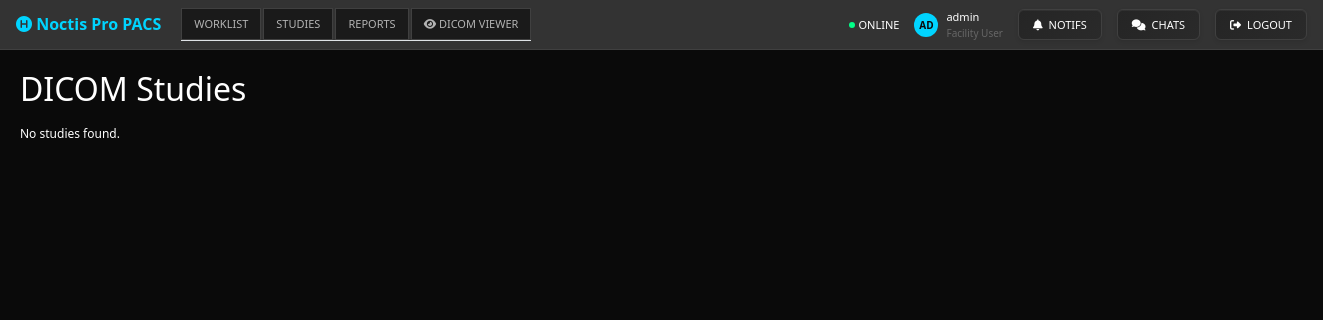
/dicom-viewer/web/ (signed in), run on an earlier commit of the app's database.
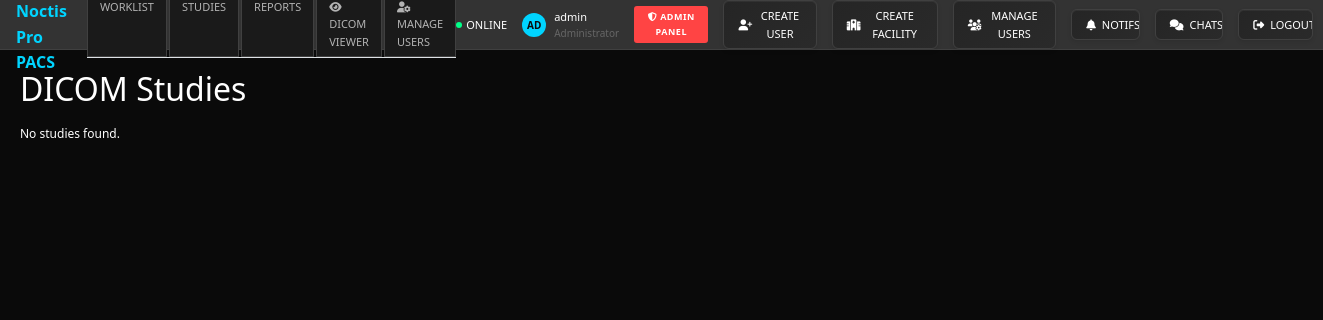
And on a later commit of the database.
### dicom_viewer/views.py (the view)
# urls.py: path('web/', views.web_index, name='index'),
@login_required
def web_index(request):
    if hasattr(request.user, 'is_facility_user') and request.user.is_facility_user():
        studies = Study.objects.filter(facility=request.user.facility).order_by('-study_date')[:50]
    else:
        studies = Study.objects.order_by('-study_date')[:50]
    return render(request, 'dicom_viewer/index.html', {'studies': studies})

### accounts/models.py (called while the page is built)
    def is_facility_user(self):
        return self.role == 'facility'

### templates/dicom_viewer/index.html
{% extends 'base.html' %}
{% block content %}
<div style="padding: 20px; color: #fff;">
  <h2 style="margin-bottom: 16px;">DICOM Studies</h2>
  <div>
    {% if studies %}
      <ul>
        {% for s in studies %}
          <li style="margin: 8px 0;">
            <a href="{% url 'dicom_viewer:viewer' %}?study={{ s.id }}">{{ s.accession_number }} - {{ s.patient.full_name }} ({{ s.modality.code }})</a>
          </li>
        {% endfor %}
      </ul>
    {% else %}
      <p>No studies found.</p>
    {% endif %}
  </div>
</div>
{% endblock %}

### templates/base.html (shortened to what this page needs)
<!DOCTYPE html>
<html lang="en">
<head>
    <link href="https://cdn.jsdelivr.net/npm/bootstrap@5.3.0/dist/css/bootstrap.min.css" rel="stylesheet">
    <link href="https://cdnjs.cloudflare.com/ajax/libs/font-awesome/6.4.0/css/all.min.css" rel="stylesheet">
    {% load static %}
    {% load dicts %}
    <link rel="stylesheet" href="{% static 'css/noctis-dashboard-style.css' %}">
    <link href="{% static 'css/dicom-viewer-buttons.css' %}" rel="stylesheet">
</head>
<body class="bg-medical">
{% if not hide_navbar %}
    <nav class="top-navbar" role="navigation" aria-label="Main Navigation">
        <div class="nav-left">
            <div class="logo"><i class="fas fa-hospital-symbol"></i> Noctis Pro PACS</div>
            <div class="nav-tabs">
                <div class="nav-tab{% if request.resolver_match and request.resolver_match.namespace == 'worklist' %} active{% endif %}" onclick="window.location.href='{% url 'worklist:dashboard' %}'">WORKLIST</div>
                <div class="nav-tab" onclick="window.location.href='{% url 'worklist:study_list' %}'">STUDIES</div>
                <div class="nav-tab" onclick="window.location.href='{% url 'reports:report_list' %}'">REPORTS</div>
                <div class="nav-tab" onclick="window.location.href='{% url 'dicom_viewer:viewer' %}'"><i class="fas fa-eye"></i> DICOM VIEWER</div>
                {% if user.is_authenticated and user.role == 'admin' %}
                <div class="nav-tab" onclick="window.location.href='{% url 'admin_panel:user_management' %}'"><i class="fas fa-user-cog"></i> MANAGE USERS</div>
                {% endif %}
            </div>
        </div>
        <div class="nav-right">
            <div class="status-indicator">
                <div class="status-dot"></div>
                <span>ONLINE</span>
            </div>
            <div class="user-info">
                <div class="user-avatar">{{ user.get_full_name|default:user.username|slice:":2"|upper }}</div>
                <div>
                    <div>{{ user.get_full_name|default:user.username }}</div>
                    <div style="color: var(--text-muted); font-size: 10px;">{% if user.role == 'admin' %}Administrator{% elif user.role == 'radiologist' %}Radiologist{% else %}Facility User{% endif %}</div>
                </div>
            </div>
            {% if user.is_authenticated and user.role == 'admin' %}
            <button type="button" class="admin-btn" onclick="window.location.href='{% url 'admin_panel:dashboard' %}'" title="ADMIN ONLY: Administrator Dashboard"><i class="fas fa-shield-alt"></i> ADMIN PANEL</button>
            <button type="button" class="btn-control" onclick="window.location.href='{% url 'admin_panel:user_create' %}'" title="ADMIN ONLY: Create New User"><i class="fas fa-user-plus"></i> CREATE USER</button>
            <button type="button" class="btn-control" onclick="window.location.href='{% url 'admin_panel:facility_create' %}'" title="ADMIN ONLY: Create New Facility"><i class="fas fa-hospital"></i> CREATE FACILITY</button>
            <button type="button" class="btn-control" onclick="window.location.href='{% url 'admin_panel:user_management' %}'" title="ADMIN ONLY: Manage All Users"><i class="fas fa-users-cog"></i> MANAGE USERS</button>
            {% endif %}
            <button type="button" class="btn-control" onclick="window.location.href='{% url 'notifications:notification_list' %}'"   title="Notifications">
                <i class="fas fa-bell"></i> NOTIFS <span id="notifBadge" class="study-count" style="display:none">0</span>
            </button>
            <button type="button" class="btn-control" onclick="window.location.href='{% url 'chat:chat_rooms' %}'"   title="Chats">
                <i class="fas fa-comments"></i> CHATS
            </button>
            {% if user.is_authenticated %}
            <button type="button" class="btn-control" onclick="window.location.href='{% url 'accounts:logout' %}'"   title="Logout">
                <i class="fas fa-sign-out-alt"></i> LOGOUT
            </button>
            {% endif %}
        </div>
    </nav>
{% endif %}
    {% block content %}{% endblock %}
</body>
</html>

What changed in the data, as far as the page shows it:
changed User "admin": role "facility" → "admin" (drawn)
Also different on the page:
text no longer shown: "Facility User"
text now shown: "MANAGE USERS Administrator ADMIN PANEL CREATE USER CREATE FACILITY MANAGE USERS"
